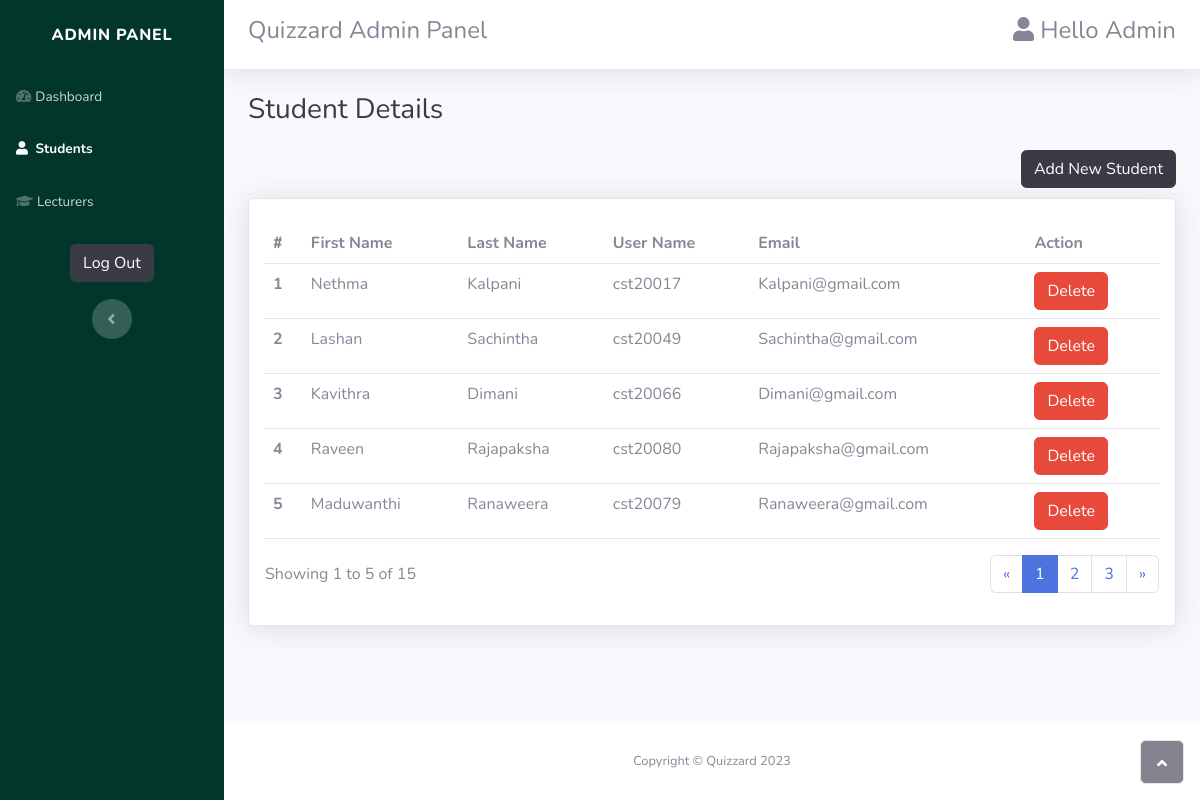
The page /admin_students.php (signed in) on the database its author committed.
### tables this page shows
CREATE TABLE `user_detail` (
  `User_Details_ID` int(11) NOT NULL,
  `User_ID` int(11) DEFAULT NULL,
  `First_Name` varchar(64) NOT NULL,
  `Last_Name` varchar(64) NOT NULL,
  `Email` varchar(64) NOT NULL
);

CREATE TABLE `user` (
  `User_ID` int(11) NOT NULL,
  `User_Name` varchar(64) NOT NULL,
  `Password` varchar(64) NOT NULL,
  `User_Role` varchar(64) DEFAULT 'Student'
);

### classes/Admin.php (called while the page is built, shortened)
<?php
class Admin
{
    public static function getStudents()
    {
        $dbcon = new DBConnector;
        $con = $dbcon->getConnection();
        try {
            $query = "SELECT * FROM User, User_Detail WHERE User.User_ID = User_Detail.User_ID AND User_Role = ?;";
            $pstmt = $con->prepare($query);
            $pstmt->bindValue(1, "Student");
            $pstmt->execute();
            $rs = $pstmt->fetchAll(PDO::FETCH_BOTH);
            return $rs;
        } catch (PDOException $e) {
            echo 'Error: ' . $e->getMessage();
        }
    }
}

### admin_students.php (the view, shortened to what this page needs)
<?php
include_once 'header.php';
require_once 'classes/Admin.php';
$rs = Admin::getStudents();
    if (isset($_GET['page'])) {
        $page = $_GET['page'];
    } else {
        $page = 1;
    }
    $results_per_page = 5;
    $page_first_result = ($page - 1) * $results_per_page;
    $number_of_result = count($rs);
    $number_of_page = ceil($number_of_result / $results_per_page);
?>
<div class="container-fluid">
    <h3 class="text-dark mb-4">Student Details</h3>
    <button class="btn btn-dark" type="submit" data-bs-toggle="modal" data-bs-target="#addNewStudent" style="float: right;">Add New Student</button>
    <div class="card shadow">
        <div class="card-body">
            <form action="" method="POST">
                <div class="table-responsive table mt-2" id="dataTable" role="grid" aria-describedby="dataTable_info">
                    <table class="table my-0" id="dataTable">
                        <thead>
                            <tr>
                                <th><b>#</b></th>
                                <th>First Name</th>
                                <th>Last Name</th>
                                <th>User Name</th>
                                <th>Email</th>
                                <th>Action</th>
                            </tr>
                        </thead>
                        <tbody>
                        <?php
                                            if (count($rs) > 0) {
                                                for ($i = $page_first_result; $i < $page_first_result + $results_per_page; $i++) {
                                                    $row = $rs[$i];
                                            ?>
                                                    <tr>
                                                        <td><b><?php echo $i + 1; ?></b></td>
                                                        <td><?php echo $row['First_Name']; ?></td>
                                                        <td><?php echo $row['Last_Name']; ?></td>
                                                        <td><?php echo $row['User_Name']; ?></td>
                                                        <td><?php echo $row['Email']; ?></td>
                                                        <td><a type="button" class="btn btn-danger" href="includes/admin.inc.php?target=student&userId=<?php echo $row['User_ID']; ?>" name="delete">Delete</a></td>
                                                    </tr>
                                                <?php
                                                }
                                            } else {
                                                ?>
                                                <tr>
                                                    <td colspan="6">No data found</td>
                                                </tr>
                                            <?php
                                            }
                                            ?>
                        </tbody>
                    </table>
                </div>
            </form>
            <div class="row">
                                <div class="col-md-6 align-self-center">
                                    <p id="dataTable_info" class="dataTables_info" role="status" aria-live="polite">Showing <?php echo $page_first_result + 1; ?> to <?php echo $page_first_result + $results_per_page; ?> of <?php echo count($rs); ?></p>
                                </div>
                                <div class="col-md-6">
                                    <nav class="d-lg-flex justify-content-lg-end dataTables_paginate paging_simple_numbers">
                                        <ul class="pagination">
                                            <li class="page-item">
                                                <a class="page-link" aria-label="Previous" href="admin_students.php?page=<?php echo $page - 1; ?>">
                                                    <span aria-hidden="true">«</span>
                                                </a>
                                            </li>
                                            <?php
                                            for ($i = 1; $i <= $number_of_page; $i++) {
                                                if ($i == $page) {
                                            ?>
                                                    <li class="page-item">
                                                        <a class="page-link active" href="admin_students.php?page=<?php echo $i; ?>"><?php echo $i; ?></a>
                                                    </li>
                                                <?php
                                                } else {
                                                ?>
                                                    <li class="page-item">
                                                        <a class="page-link" href="admin_students.php?page=<?php echo $i; ?>"><?php echo $i; ?></a>
                                                    </li>
                                            <?php
                                                }
                                            }
                                            ?>
                                            <li class="page-item">
                                                <a class="page-link" aria-label="Next" href="admin_students.php?page=<?php echo $page + 1; ?>">
                                                    <span aria-hidden="true">»</span>
                                                </a>
                                            </li>
                                        </ul>
                                    </nav>
                                </div>
                            </div>
        </div>
    </div>
</div>
</div>
<a class="border rounded d-inline scroll-to-top" href="#page-top"><i class="fas fa-angle-up"></i></a>
</body>
<?php
include_once 'footer.php';
?>

### rows shown on the page
user_detail: First_Name "Nethma", Last_Name "Kalpani", User_ID.User_Name "cst20017", Email "Kalpani@gmail.com"
user_detail: First_Name "Lashan", Last_Name "Sachintha", User_ID.User_Name "cst20049", Email "Sachintha@gmail.com"
user_detail: First_Name "Kavithra", Last_Name "Dimani", User_ID.User_Name "cst20066", Email "Dimani@gmail.com"
user_detail: First_Name "Raveen", Last_Name "Rajapaksha", User_ID.User_Name "cst20080", Email "Rajapaksha@gmail.com"
user_detail: First_Name "Maduwanthi", Last_Name "Ranaweera", User_ID.User_Name "cst20079", Email "Ranaweera@gmail.com"

### other values the page prints
$page_first_result + 1 "1"
$page_first_result + $results_per_page "5"
count($rs) "15"
